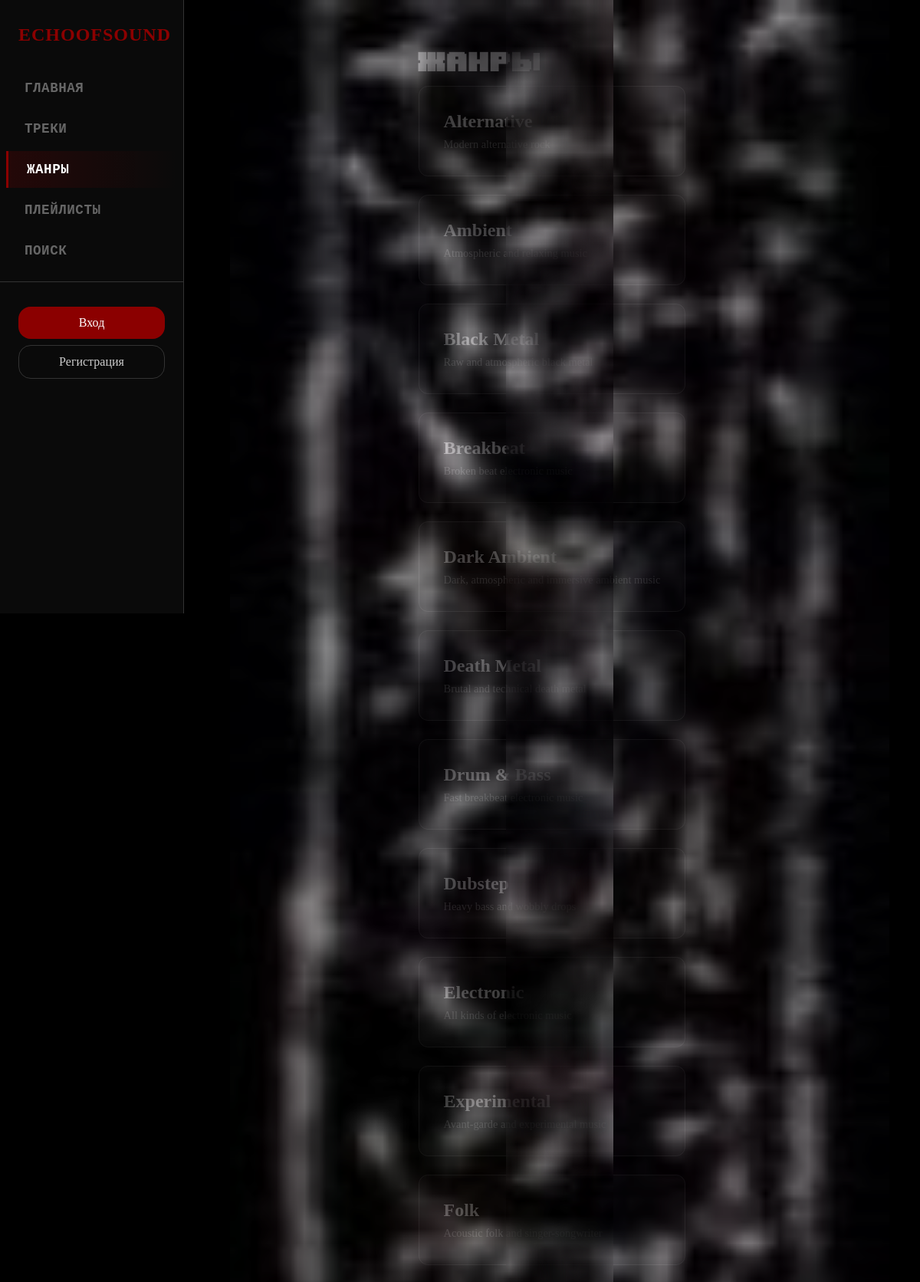
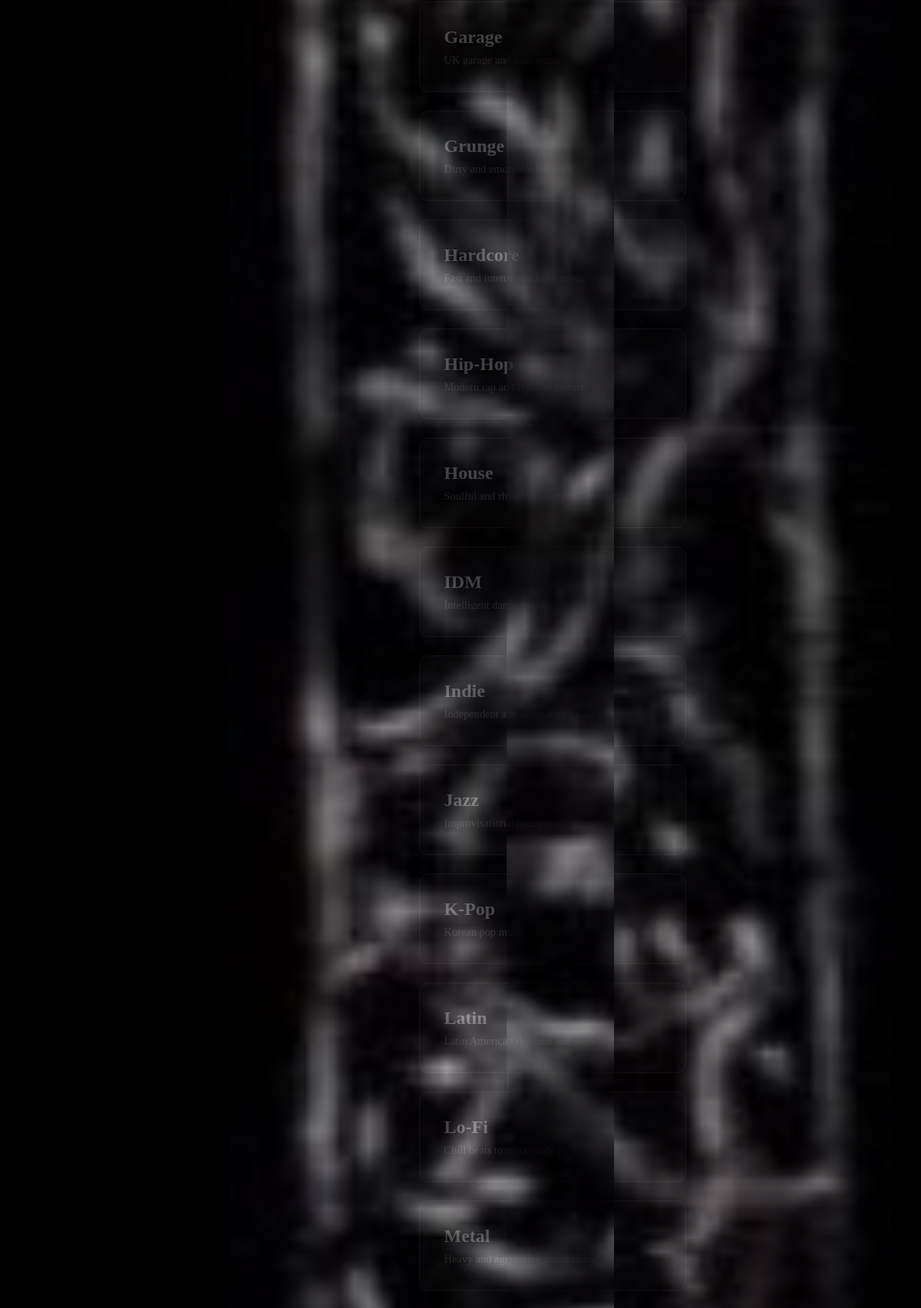
The page /genres/ (upper part) on the database its author committed (2 pictures, top to bottom).
### catalog/models.py (models this page shows, shortened)
class Genre(models.Model):
    name = models.CharField(
        max_length=50,
        unique=True,
        verbose_name="Название жанра"
    )
    slug = models.SlugField(
        max_length=50,
        unique=True,
        verbose_name="URL идентификатор",
        help_text="строка для URL"
    )
    description = models.TextField(
        verbose_name="Описание жанра"
    )
    created_at = models.DateTimeField(
        auto_now_add=True,
        verbose_name="Дата создания"
    )
    class Meta:
        verbose_name = "Жанр"
        verbose_name_plural = "Жанры"
        ordering = ['name']

### catalog/views.py (the view)
class GenreListView(ListView):
    model = Genre
    template_name = 'catalog/genre_list.html'
    context_object_name = 'genres'
    def get_context_data(self, **kwargs):
        context = super().get_context_data(**kwargs)
        context['title'] = 'Жанры'
        return context

### templates/catalog/genre_list.html (shortened to what this page needs)
{% extends 'catalog/base.html' %}
{% block content %}
<div style="margin-top: 2rem;">
    <h1 class="genre-title">Жанры</h1>
    {% if genres %}
    <div style="display: grid; grid-template-columns: repeat(auto-fill, minmax(250px, 1fr)); gap: 1.5rem;">
        {% for genre in genres %}
        <a href="{% url 'genre_detail' genre.slug %}"
           style="background: var(--bg-card); border: 1px solid var(--border-color); border-radius: 12px; padding: 2rem; text-decoration: none; transition: all 0.3s; display: block;">
            <h3 style="color: var(--text-light); margin-bottom: 0.5rem; font-size: 1.5rem;">{{ genre.name }}</h3>
            <p style="color: var(--text-muted); font-size: 0.9rem;">{{ genre.description|default:"" }}</p>
        </a>
        {% endfor %}
    </div>
    {% else %}
    <div style="text-align: center; padding: 4rem; color: var(--text-muted);">
        <p style="font-size: 1.25rem;">Жанры не найдены</p>
    </div>
    {% endif %}
</div>
{% endblock %}

### static/css/style.css (style rules this page uses)
:root { --primary-color: #8b0000; --primary-hover: #a00000; --secondary-color: #4a0000; --accent-color: #666666; --bg-dark: #000000; --bg-card: #0a0a0a; --bg-hover: #1a1a1a; --text-light: #cccccc; --text-muted: #666666; --border-color: #333333; }
* { margin: 0; padding: 0; box-sizing: border-box; }
body { font-family: 'Georgia', 'Times New Roman', serif; background-color: var(--bg-dark); color: var(--text-light); min-height: 100vh; display: flex; }
.genre-title { font-family: '8nominal', serif !important; font-size: 1.8rem; font-weight: 600; letter-spacing: -0.02em; margin-bottom: 1.2rem; }

### rows shown on the page
Genre: name "Alternative", description "Modern alternative rock"
Genre: name "Ambient", description "Atmospheric and relaxing music"
Genre: name "Black Metal", description "Raw and atmospheric black metal"
Genre: name "Breakbeat", description "Broken beat electronic music"
Genre: name "Dark Ambient", description "Dark, atmospheric and immersive ambient music"
Genre: name "Death Metal", description "Brutal and technical death metal"
Genre: name "Drum & Bass", description "Fast breakbeat electronic music"
Genre: name "Dubstep", description "Heavy bass and wobbly drops"
Genre: name "Electronic", description "All kinds of electronic music"
Genre: name "Experimental", description "Avant-garde and experimental music"
Genre: name "Folk", description "Acoustic folk and singer-songwriter"
Genre: name "Garage", description "UK garage and bass music"
Genre: name "Grunge", description "Dirty and emotional 90s rock"
Genre: name "Hardcore", description "Fast and intense hardcore music"
Genre: name "Hip-Hop", description "Modern rap and hip-hop culture"
Genre: name "House", description "Soulful and rhythmic electronic music"
Genre: name "IDM", description "Intelligent dance music"
Genre: name "Indie", description "Independent and alternative music"
Genre: name "Jazz", description "Improvisational jazz music"
Genre: name "K-Pop", description "Korean pop music"
Genre: name "Latin", description "Latin American rhythms and sounds"
Genre: name "Lo-Fi", description "Chill beats to relax/study to"
Genre: name "Metal", description "Heavy and aggressive guitar music"
